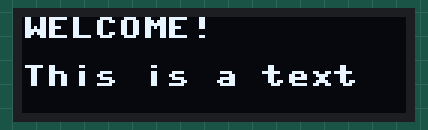
This program was run on a simulated Raspberry Pi Pico running MicroPython. On the bench: 128×32 one-colour display. At 0.0 s the program stops and its outputs stay as they are.

Above: at 0.1 s.

The program:

display.py
```python
from machine import Pin, I2C
# MicroPython SSD1306 OLED driver, I2C and SPI interfaces

from micropython import const
import framebuf


# register definitions
SET_CONTRAST = const(0x81)
SET_ENTIRE_ON = const(0xA4)
SET_NORM_INV = const(0xA6)
SET_DISP = const(0xAE)
SET_MEM_ADDR = const(0x20)
SET_COL_ADDR = const(0x21)
SET_PAGE_ADDR = const(0x22)
SET_DISP_START_LINE = const(0x40)
SET_SEG_REMAP = const(0xA0)
SET_MUX_RATIO = const(0xA8)
SET_COM_OUT_DIR = const(0xC0)
SET_DISP_OFFSET = const(0xD3)
SET_COM_PIN_CFG = const(0xDA)
SET_DISP_CLK_DIV = const(0xD5)
SET_PRECHARGE = const(0xD9)
SET_VCOM_DESEL = const(0xDB)
SET_CHARGE_PUMP = const(0x8D)

# Subclassing FrameBuffer provides support for graphics primitives
# http://docs.micropython.org/en/latest/pyboard/library/framebuf.html
class SSD1306(framebuf.FrameBuffer):
    def __init__(self, width, height, external_vcc):
        self.width = width
        self.height = height
        self.external_vcc = external_vcc
        self.pages = self.height // 8
        self.buffer = bytearray(self.pages * self.width)
        super().__init__(self.buffer, self.width, self.height, framebuf.MONO_VLSB)
        self.init_display()

    def init_display(self):
        for cmd in (
            SET_DISP | 0x00,  # off
            # address setting
            SET_MEM_ADDR,
            0x00,  # horizontal
            # resolution and layout
            SET_DISP_START_LINE | 0x00,
            SET_SEG_REMAP | 0x01,  # column addr 127 mapped to SEG0
            SET_MUX_RATIO,
            self.height - 1,
            SET_COM_OUT_DIR | 0x08,  # scan from COM[N] to COM0
            SET_DISP_OFFSET,
            0x00,
            SET_COM_PIN_CFG,
            0x02 if self.width > 2 * self.height else 0x12,
            # timing and driving scheme
            SET_DISP_CLK_DIV,
            0x80,
            SET_PRECHARGE,
            0x22 if self.external_vcc else 0xF1,
            SET_VCOM_DESEL,
            0x30,  # 0.83*Vcc
            # display
            SET_CONTRAST,
            0xFF,  # maximum
            SET_ENTIRE_ON,  # output follows RAM contents
            SET_NORM_INV,  # not inverted
            # charge pump
            SET_CHARGE_PUMP,
            0x10 if self.external_vcc else 0x14,
            SET_DISP | 0x01,
        ):  # on
            self.write_cmd(cmd)
        self.fill(0)
        self.show()

    def poweroff(self):
        self.write_cmd(SET_DISP | 0x00)

    def poweron(self):
        self.write_cmd(SET_DISP | 0x01)

    def contrast(self, contrast):
        self.write_cmd(SET_CONTRAST)
        self.write_cmd(contrast)

    def invert(self, invert):
        self.write_cmd(SET_NORM_INV | (invert & 1))

    def show(self):
        x0 = 0
        x1 = self.width - 1
        if self.width == 64:
            # displays with width of 64 pixels are shifted by 32
            x0 += 32
            x1 += 32
        self.write_cmd(SET_COL_ADDR)
        self.write_cmd(x0)
        self.write_cmd(x1)
        self.write_cmd(SET_PAGE_ADDR)
        self.write_cmd(0)
        self.write_cmd(self.pages - 1)
        self.write_data(self.buffer)


class SSD1306_I2C(SSD1306):
    def __init__(self, width, height, i2c, addr=0x3C, external_vcc=False):
        self.i2c = i2c
        self.addr = addr
        self.temp = bytearray(2)
        self.write_list = [b"\x40", None]  # Co=0, D/C#=1
        super().__init__(width, height, external_vcc)

    def write_cmd(self, cmd):
        self.temp[0] = 0x80  # Co=1, D/C#=0
        self.temp[1] = cmd
        self.i2c.writeto(self.addr, self.temp)

    def write_data(self, buf):
        self.write_list[1] = buf
        self.i2c.writevto(self.addr, self.write_list)

"""
class SSD1306_SPI(SSD1306):
    def __init__(self, width, height, spi, dc, res, cs, external_vcc=False):
        self.rate = 10 * 1024 * 1024
        dc.init(dc.OUT, value=0)
        res.init(res.OUT, value=0)
        cs.init(cs.OUT, value=1)
        self.spi = spi
        self.dc = dc
        self.res = res
        self.cs = cs
        import time

        self.res(1)
        time.sleep_ms(1)
        self.res(0)
        time.sleep_ms(10)
        self.res(1)
        super().__init__(width, height, external_vcc)

    def write_cmd(self, cmd):
        self.spi.init(baudrate=self.rate, polarity=0, phase=0)
        self.cs(1)
        self.dc(0)
        self.cs(0)
        self.spi.write(bytearray([cmd]))
        self.cs(1)

    def write_data(self, buf):
        self.spi.init(baudrate=self.rate, polarity=0, phase=0)
        self.cs(1)
        self.dc(1)
        self.cs(0)
        self.spi.write(buf)
        self.cs(1)
"""


i2c=I2C(0,sda=Pin(0), scl=Pin(1), freq=400000)
oled = SSD1306_I2C(128, 32, i2c)

oled.text("WELCOME!", 0, 0)
oled.text("This is a text", 0, 16)
oled.text("GOOD BYE", 0, 32)
oled.show()
```
